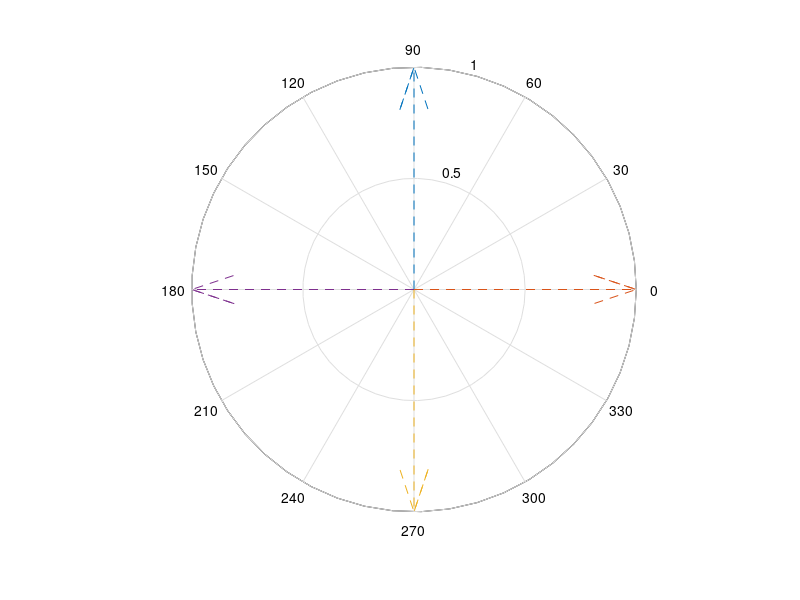

MATLAB code to generate this figure: (Note: this script raises an error after producing the figure.)


figure
        x_fake=[0 1 0 -1];
        y_fake=[1 0 -1 0];
        
        h_fake=compass(x_fake,y_fake, '--');
        hold on;
        
        for j = 1 : length(DScellsindex_new)
            %     for i = 1 : length(AllCells)
            %     if AllCells(i,2) >0.4 %normalized magnitude vector
            %         if DSI(i) > 0.5 && ratio(i) > 1 % Direction selectivity index and f2/f1
            %  if strncmp(textdata{i,4}, 'W', 1)   
                
                ch = compass((AllCells(DScellsindex_new(j),2).*cos(AllCells(DScellsindex_new(j),1))),...
                    (AllCells(DScellsindex_new(j),2).*sin(AllCells(DScellsindex_new(j),1))), '-k');

            %Removing the label
            % set(findall(gcf, 'String', '30','String','60', 'String', '180') ,'String', ' ')
            
            %polar2(AllCells(i,1), AllCells(i,2),[0 1], '-k');% this is in the Matlab folder
            set(ch,'LineWidth',1.5)
            hold on

        end
        
        
        [x,y] = ginput(2);
    
    width = x(2) - x(1);
    height = y(2) - y(1);
        
        
        
        
        
        
        
        
        